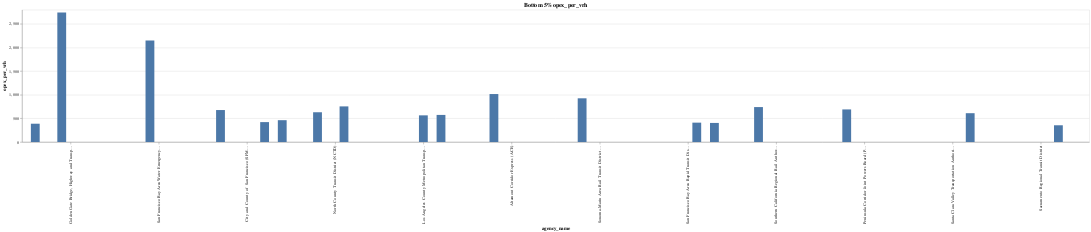
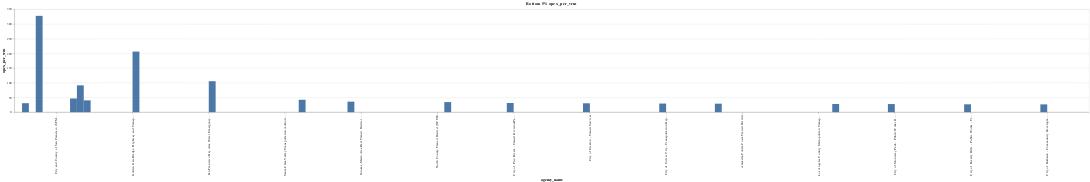
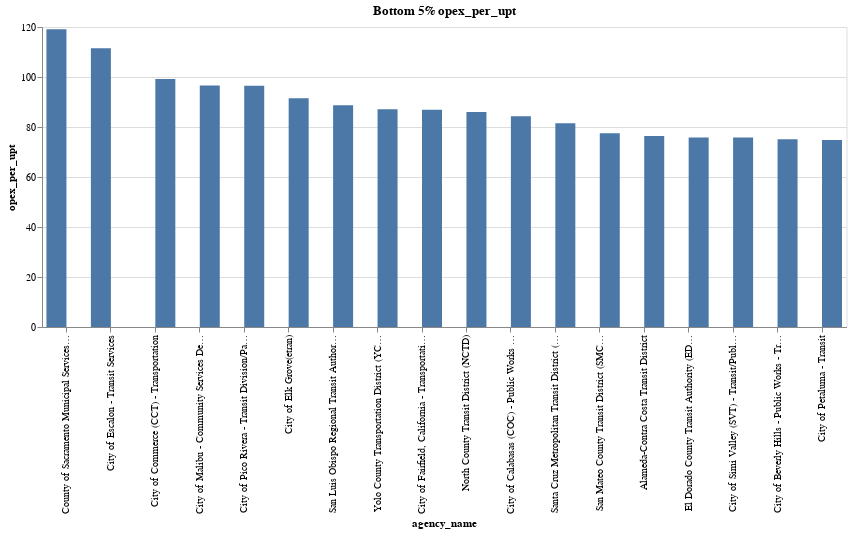

Write notebook code for charts like these, in order.
### Code cell
# loop to display cost metrics DFs
for k, v in highest_cost_metrics.items():
    print(f"\n Datset: {k}. High cost metrics are bad"),
    display(
        alt.Chart(
            v#.sort_values(by=cost_metrics[k])
        )
        .mark_bar()
        .encode(
            x=alt.X(
                "agency_name", 
                sort="-y",
                scale=alt.Scale(paddingInner=0.1, paddingOuter=0.1
            )),
            y=alt.Y(
                cost_metrics[k], 
                #stack = None
            ),
            #color= "mode",
            xOffset="mode",
            tooltip=["agency_name", "mode", cost_metrics[k]],
        ).properties(title= f"Bottom 5% {cost_metrics[k]}",width="container"),
        v[
            [
                "agency_name",
                "city",
                "mode",
                # "upt",
                "opexp_total",
                "vrm",
                "vrh",
                cost_metrics[k],
            ]
        ].sort_values(by=cost_metrics[k], ascending=False)
    )

### Figure 1 — Vega-Lite specification as saved in the notebook (floating-point values rounded to 4 significant figures)
{"config": {"view": {"continuousWidth": 300, "continuousHeight": 300}}, "data": {"name": "data-bccf7ab7a620666ef40db0a84d77610d"}, "mark": {"type": "bar"}, "encoding": {"tooltip": [{"field": "agency_name", "type": "nominal"}, {"field": "mode", "type": "nominal"}, {"field": "opex_per_vrh", "type": "quantitative"}], "x": {"field": "agency_name", "scale": {"paddingInner": 0.1, "paddingOuter": 0.1}, "sort": "-y", "type": "nominal"}, "xOffset": {"field": "mode", "type": "nominal"}, "y": {"field": "opex_per_vrh", "type": "quantitative"}}, "title": "Bottom 5% opex_per_vrh", "width": "container", "$schema": "https://vega.github.io/schema/vega-lite/v5.20.1.json", "datasets": {"data-bccf7ab7a620666ef40db0a84d77610d": [{"ntd_id": "90003", "city": "Oakland", "agency_name": "San Francisco Bay Area Rapid Transit District (BART)", "mode": "Hybrid Rail", "upt": 7104589, "vrh": 198797, "vrm": 5840831, "opexp_total": 81439438, "opex_per_vrh": 409.7, "opex_per_vrm": 13.94, "upt_per_vrh": 35.74, "upt_per_vrm": 1.22, "opex_per_upt": 11.46}, {"ntd_id": "90003", "city": "Oakland", "agency_name": "San Francisco Bay Area Rapid Transit District (BART)", "mode": "Monorail / Automated Guideway", "upt": 3369844, "vrh": 116589, "vrm": 1839575, "opexp_total": 47048789, "opex_per_vrh": 403.5, "opex_per_vrm": 25.58, "upt_per_vrh": 28.9, "upt_per_vrm": 1.83, "opex_per_upt": 13.96}, {"ntd_id": "90013", "city": "San Jose", "agency_name": "Santa Clara Valley Transportation Authority (VTA)", "mode": "Light Rail", "upt": 31843960, "vrh": 1201700, "vrm": 17360305, "opexp_total": 732564335, "opex_per_vrh": 609.6, "opex_per_vrm": 42.2, "upt_per_vrh": 26.5, "upt_per_vrm": 1.83, "opex_per_upt": 23.0}, {"ntd_id": "90015", "city": "San Francisco", "agency_name": "City and County of San Francisco (SFMTA) - Transit Division", "mode": "Cable Car", "upt": 21089173, "vrh": 551837, "vrm": 1139285, "opexp_total": 373274268, "opex_per_vrh": 676.4, "opex_per_vrm": 327.6, "upt_per_vrh": 38.22, "upt_per_vrm": 18.51, "opex_per_upt": 17.7}, {"ntd_id": "90015", "city": "San Francisco", "agency_name": "City and County of San Francisco (SFMTA) - Transit Division", "mode": "Light Rail", "upt": 177918695, "vrh": 2818225, "vrm": 25477828, "opexp_total": 1186464838, "opex_per_vrh": 421.0, "opex_per_vrm": 46.57, "upt_per_vrh": 63.13, "upt_per_vrm": 6.98, "opex_per_upt": 6.67}, {"ntd_id": "90015", "city": "San Francisco", "agency_name": "City and County of San Francisco (SFMTA) - Transit Division", "mode": "Streetcar", "upt": 25189744, "vrh": 364561, "vrm": 1845668, "opexp_total": 168319935, "opex_per_vrh": 461.7, "opex_per_vrm": 91.2, "upt_per_vrh": 69.1, "upt_per_vrm": 13.65, "opex_per_upt": 6.68}, {"ntd_id": "90016", "city": "San Francisco", "agency_name": "Golden Gate Bridge, Highway and Transportation District (GGBHTD) - Golden Gate Transit; Golden Gate Ferry", "mode": "Bus", "upt": 11546318, "vrh": 1101718, "vrm": 18914052, "opexp_total": 426554859, "opex_per_vrh": 387.2, "opex_per_vrm": 22.55, "upt_per_vrh": 10.48, "upt_per_vrm": 0.61, "opex_per_upt": 36.94}, {"ntd_id": "90016", "city": "San Francisco", "agency_name": "Golden Gate Bridge, Highway and Transportation District (GGBHTD) - Golden Gate Transit; Golden Gate Ferry", "mode": "Ferryboats", "upt": 8696753, "vrh": 71278, "vrm": 948061, "opexp_total": 195371304, "opex_per_vrh": 2741.0, "opex_per_vrm": 206.1, "upt_per_vrh": 122.0, "upt_per_vrm": 9.17, "opex_per_upt": 22.46}, {"ntd_id": "90019", "city": "Sacramento", "agency_name": "Sacramento Regional Transit District", "mode": "Light Rail", "upt": 43956473, "vrh": 1297840, "vrm": 23109296, "opexp_total": 459452176, "opex_per_vrh": 354.0, "opex_per_vrm": 19.88, "upt_per_vrh": 33.87, "upt_per_vrm": 1.9, "opex_per_upt": 10.45}, {"ntd_id": "90030", "city": "Oceanside", "agency_name": "North County Transit District (NCTD)", "mode": "Commuter Rail", "upt": 5350234, "vrh": 240157, "vrm": 7901293, "opexp_total": 151232502, "opex_per_vrh": 629.7, "opex_per_vrm": 19.14, "upt_per_vrh": 22.28, "upt_per_vrm": 0.68, "opex_per_upt": 28.27}, {"ntd_id": "90030", "city": "Oceanside", "agency_name": "North County Transit District (NCTD)", "mode": "Hybrid Rail", "upt": 11240185, "vrh": 193259, "vrm": 4242913, "opexp_total": 145663795, "opex_per_vrh": 753.7, "opex_per_vrm": 34.33, "upt_per_vrh": 58.16, "upt_per_vrm": 2.65, "opex_per_upt": 12.96}, {"ntd_id": "90134", "city": "San Carlos", "agency_name": "Peninsula Corridor Joint Powers Board (PCJPB)", "mode": "Commuter Rail", "upt": 62190398, "vrh": 1243871, "vrm": 40264769, "opexp_total": 857551415, "opex_per_vrh": 689.4, "opex_per_vrm": 21.3, "upt_per_vrh": 50.0, "upt_per_vrm": 1.54, "opex_per_upt": 13.79}, {"ntd_id": "90151", "city": "Los Angeles", "agency_name": "Southern California Regional Rail Authority (SCRRA)", "mode": "Commuter Rail", "upt": 45932098, "vrh": 1996532, "vrm": 72782609, "opexp_total": 1475810477, "opex_per_vrh": 739.2, "opex_per_vrm": 20.28, "upt_per_vrh": 23.01, "upt_per_vrm": 0.63, "opex_per_upt": 32.13}, {"ntd_id": "90154", "city": "Los Angeles", "agency_name": "Los Angeles County Metropolitan Transportation Authority (LACMTA)", "mode": "Heavy Rail", "upt": 191313453, "vrh": 1814570, "vrm": 39094419, "opexp_total": 1023656484, "opex_per_vrh": 564.1, "opex_per_vrm": 26.18, "upt_per_vrh": 105.4, "upt_per_vrm": 4.89, "opex_per_upt": 5.35}, {"ntd_id": "90154", "city": "Los Angeles", "agency_name": "Los Angeles County Metropolitan Transportation Authority (LACMTA)", "mode": "Light Rail", "upt": 258260693, "vrh": 4464909, "vrm": 91808996, "opexp_total": 2559331040, "opex_per_vrh": 573.2, "opex_per_vrm": 27.88, "upt_per_vrh": 57.84, "upt_per_vrm": 2.81, "opex_per_upt": 9.91}, {"ntd_id": "90182", "city": "Stockton", "agency_name": "Altamont Corridor Express (ACE)", "mode": "Commuter Rail", "upt": 4923384, "vrh": 141171, "vrm": 5573755, "opexp_total": 143295615, "opex_per_vrh": 1015.0, "opex_per_vrm": 25.71, "upt_per_vrh": 34.88, "upt_per_vrm": 0.88, "opex_per_upt": 29.11}, {"ntd_id": "90225", "city": "San Francisco", "agency_name": "San Francisco Bay Area Water Emergency Transportation Authority (WETA)", "mode": "Ferryboats", "upt": 11893820, "vrh": 114069, "vrm": 2324550, "opexp_total": 244756382, "opex_per_vrh": 2146.0, "opex_per_vrm": 105.3, "upt_per_vrh": 104.3, "upt_per_vrm": 5.12, "opex_per_upt": 20.58}, {"ntd_id": "90299", "city": "Petaluma", "agency_name": "Sonoma-Marin Area Rail Transit District (SMART)", "mode": "Commuter Rail", "upt": 3037255, "vrh": 176553, "vrm": 4566095, "opexp_total": 163266006, "opex_per_vrh": 924.7, "opex_per_vrm": 35.76, "upt_per_vrh": 17.2, "upt_per_vrm": 0.67, "opex_per_upt": 53.75}]}}

### Figure 2 — Vega-Lite specification as saved in the notebook (floating-point values rounded to 4 significant figures)
{"config": {"view": {"continuousWidth": 300, "continuousHeight": 300}}, "data": {"name": "data-4bb1592e948d0267b6af2593c3cb8b3d"}, "mark": {"type": "bar"}, "encoding": {"tooltip": [{"field": "agency_name", "type": "nominal"}, {"field": "mode", "type": "nominal"}, {"field": "opex_per_vrm", "type": "quantitative"}], "x": {"field": "agency_name", "scale": {"paddingInner": 0.1, "paddingOuter": 0.1}, "sort": "-y", "type": "nominal"}, "xOffset": {"field": "mode", "type": "nominal"}, "y": {"field": "opex_per_vrm", "type": "quantitative"}}, "title": "Bottom 5% opex_per_vrm", "width": "container", "$schema": "https://vega.github.io/schema/vega-lite/v5.20.1.json", "datasets": {"data-4bb1592e948d0267b6af2593c3cb8b3d": [{"ntd_id": "90013", "city": "San Jose", "agency_name": "Santa Clara Valley Transportation Authority (VTA)", "mode": "Light Rail", "upt": 31843960, "vrh": 1201700, "vrm": 17360305, "opexp_total": 732564335, "opex_per_vrh": 609.6, "opex_per_vrm": 42.2, "upt_per_vrh": 26.5, "upt_per_vrm": 1.83, "opex_per_upt": 23.0}, {"ntd_id": "90014", "city": "Oakland", "agency_name": "Alameda-Contra Costa Transit District", "mode": "Bus Rapid Transit", "upt": 10012230, "vrh": 229273, "vrm": 1981875, "opexp_total": 57224517, "opex_per_vrh": 249.6, "opex_per_vrm": 28.87, "upt_per_vrh": 43.67, "upt_per_vrm": 5.05, "opex_per_upt": 5.72}, {"ntd_id": "90015", "city": "San Francisco", "agency_name": "City and County of San Francisco (SFMTA) - Transit Division", "mode": "Bus", "upt": 475941074, "vrh": 9948289, "vrm": 77885693, "opexp_total": 2378676460, "opex_per_vrh": 239.1, "opex_per_vrm": 30.54, "upt_per_vrh": 47.84, "upt_per_vrm": 6.11, "opex_per_upt": 5.0}, {"ntd_id": "90015", "city": "San Francisco", "agency_name": "City and County of San Francisco (SFMTA) - Transit Division", "mode": "Cable Car", "upt": 21089173, "vrh": 551837, "vrm": 1139285, "opexp_total": 373274268, "opex_per_vrh": 676.4, "opex_per_vrm": 327.6, "upt_per_vrh": 38.22, "upt_per_vrm": 18.51, "opex_per_upt": 17.7}, {"ntd_id": "90015", "city": "San Francisco", "agency_name": "City and County of San Francisco (SFMTA) - Transit Division", "mode": "Light Rail", "upt": 177918695, "vrh": 2818225, "vrm": 25477828, "opexp_total": 1186464838, "opex_per_vrh": 421.0, "opex_per_vrm": 46.57, "upt_per_vrh": 63.13, "upt_per_vrm": 6.98, "opex_per_upt": 6.67}, {"ntd_id": "90015", "city": "San Francisco", "agency_name": "City and County of San Francisco (SFMTA) - Transit Division", "mode": "Streetcar", "upt": 25189744, "vrh": 364561, "vrm": 1845668, "opexp_total": 168319935, "opex_per_vrh": 461.7, "opex_per_vrm": 91.2, "upt_per_vrh": 69.1, "upt_per_vrm": 13.65, "opex_per_upt": 6.68}, {"ntd_id": "90015", "city": "San Francisco", "agency_name": "City and County of San Francisco (SFMTA) - Transit Division", "mode": "Trolleybus", "upt": 220737578, "vrh": 4379827, "vrm": 26990327, "opexp_total": 1082916887, "opex_per_vrh": 247.2, "opex_per_vrm": 40.12, "upt_per_vrh": 50.4, "upt_per_vrm": 8.18, "opex_per_upt": 4.91}, {"ntd_id": "90016", "city": "San Francisco", "agency_name": "Golden Gate Bridge, Highway and Transportation District (GGBHTD) - Golden Gate Transit; Golden Gate Ferry", "mode": "Ferryboats", "upt": 8696753, "vrh": 71278, "vrm": 948061, "opexp_total": 195371304, "opex_per_vrh": 2741.0, "opex_per_vrm": 206.1, "upt_per_vrh": 122.0, "upt_per_vrm": 9.17, "opex_per_upt": 22.46}, {"ntd_id": "90030", "city": "Oceanside", "agency_name": "North County Transit District (NCTD)", "mode": "Hybrid Rail", "upt": 11240185, "vrh": 193259, "vrm": 4242913, "opexp_total": 145663795, "opex_per_vrh": 753.7, "opex_per_vrm": 34.33, "upt_per_vrh": 58.16, "upt_per_vrm": 2.65, "opex_per_upt": 12.96}, {"ntd_id": "90039", "city": "Culver City", "agency_name": "City of Culver City - Transportation Department", "mode": "Demand Response", "upt": 30836, "vrh": 7642, "vrm": 67512, "opexp_total": 1977024, "opex_per_vrh": 258.7, "opex_per_vrm": 29.28, "upt_per_vrh": 4.04, "upt_per_vrm": 0.46, "opex_per_upt": 64.11}, {"ntd_id": "90154", "city": "Los Angeles", "agency_name": "Los Angeles County Metropolitan Transportation Authority (LACMTA)", "mode": "Light Rail", "upt": 258260693, "vrh": 4464909, "vrm": 91808996, "opexp_total": 2559331040, "opex_per_vrh": 573.2, "opex_per_vrm": 27.88, "upt_per_vrh": 57.84, "upt_per_vrm": 2.81, "opex_per_upt": 9.91}, {"ntd_id": "90225", "city": "San Francisco", "agency_name": "San Francisco Bay Area Water Emergency Transportation Authority (WETA)", "mode": "Ferryboats", "upt": 11893820, "vrh": 114069, "vrm": 2324550, "opexp_total": 244756382, "opex_per_vrh": 2146.0, "opex_per_vrm": 105.3, "upt_per_vrh": 104.3, "upt_per_vrm": 5.12, "opex_per_upt": 20.58}, {"ntd_id": "90255", "city": "Beverly Hills", "agency_name": "City of Beverly Hills - Public Works - Transportation Planning", "mode": "Demand Response", "upt": 38988, "vrh": 25669, "vrm": 109609, "opexp_total": 2926879, "opex_per_vrh": 114.0, "opex_per_vrm": 26.7, "upt_per_vrh": 1.52, "upt_per_vrm": 0.36, "opex_per_upt": 75.07}, {"ntd_id": "90256", "city": "Burbank", "agency_name": "City of Burbank - Community Development-Transportation", "mode": "Demand Response", "upt": 92850, "vrh": 24699, "vrm": 188609, "opexp_total": 4993412, "opex_per_vrh": 202.2, "opex_per_vrm": 26.47, "upt_per_vrh": 3.76, "upt_per_vrm": 0.49, "opex_per_upt": 53.78}, {"ntd_id": "90286", "city": "Montery Park", "agency_name": "City of Monterey Park - Public Works Department", "mode": "Demand Response", "upt": 47965, "vrh": 16423, "vrm": 126953, "opexp_total": 3502588, "opex_per_vrh": 213.3, "opex_per_vrm": 27.59, "upt_per_vrh": 2.92, "upt_per_vrm": 0.38, "opex_per_upt": 73.02}, {"ntd_id": "90288", "city": "Pico Rivera", "agency_name": "City of Pico Rivera - Transit Division/Parks and Recreation Department", "mode": "Demand Response", "upt": 28559, "vrh": 10848, "vrm": 88212, "opexp_total": 2757428, "opex_per_vrh": 254.2, "opex_per_vrm": 31.26, "upt_per_vrh": 2.63, "upt_per_vrm": 0.32, "opex_per_upt": 96.55}, {"ntd_id": "90299", "city": "Petaluma", "agency_name": "Sonoma-Marin Area Rail Transit District (SMART)", "mode": "Commuter Rail", "upt": 3037255, "vrh": 176553, "vrm": 4566095, "opexp_total": 163266006, "opex_per_vrh": 924.7, "opex_per_vrm": 35.76, "upt_per_vrh": 17.2, "upt_per_vrm": 0.67, "opex_per_upt": 53.75}, {"ntd_id": "91078", "city": "Escalon", "agency_name": "City of Escalon - Transit Services", "mode": "Demand Response", "upt": 6534, "vrh": 2806, "vrm": 13752, "opexp_total": 415131, "opex_per_vrh": 147.9, "opex_per_vrm": 30.19, "upt_per_vrh": 2.33, "upt_per_vrm": 0.48, "opex_per_upt": 63.53}]}}

### Figure 3 — Vega-Lite specification as saved in the notebook (floating-point values rounded to 4 significant figures)
{"config": {"view": {"continuousWidth": 300, "continuousHeight": 300}}, "data": {"name": "data-46884bb62f53ed96dab49d2440edb729"}, "mark": {"type": "bar"}, "encoding": {"tooltip": [{"field": "agency_name", "type": "nominal"}, {"field": "mode", "type": "nominal"}, {"field": "opex_per_upt", "type": "quantitative"}], "x": {"field": "agency_name", "scale": {"paddingInner": 0.1, "paddingOuter": 0.1}, "sort": "-y", "type": "nominal"}, "xOffset": {"field": "mode", "type": "nominal"}, "y": {"field": "opex_per_upt", "type": "quantitative"}}, "title": "Bottom 5% opex_per_upt", "width": "container", "$schema": "https://vega.github.io/schema/vega-lite/v5.20.1.json", "datasets": {"data-46884bb62f53ed96dab49d2440edb729": [{"ntd_id": "90006", "city": "Santa Cruz", "agency_name": "Santa Cruz Metropolitan Transit District (SCMTD)", "mode": "Demand Response", "upt": 383143, "vrh": 218086, "vrm": 2311554, "opexp_total": 31232200, "opex_per_vrh": 143.2, "opex_per_vrm": 13.51, "upt_per_vrh": 1.76, "upt_per_vrm": 0.17, "opex_per_upt": 81.52}, {"ntd_id": "90009", "city": "San Carlos", "agency_name": "San Mateo County Transit District (SMCTD)", "mode": "Demand Response", "upt": 1260450, "vrh": 758661, "vrm": 10545733, "opexp_total": 97708423, "opex_per_vrh": 128.8, "opex_per_vrm": 9.27, "upt_per_vrh": 1.66, "upt_per_vrm": 0.12, "opex_per_upt": 77.52}, {"ntd_id": "90014", "city": "Oakland", "agency_name": "Alameda-Contra Costa Transit District", "mode": "Demand Response", "upt": 3044650, "vrh": 1937111, "vrm": 27104229, "opexp_total": 232736037, "opex_per_vrh": 120.2, "opex_per_vrm": 8.59, "upt_per_vrh": 1.57, "upt_per_vrm": 0.11, "opex_per_upt": 76.44}, {"ntd_id": "90030", "city": "Oceanside", "agency_name": "North County Transit District (NCTD)", "mode": "Demand Response", "upt": 696420, "vrh": 402386, "vrm": 6830189, "opexp_total": 59885103, "opex_per_vrh": 148.8, "opex_per_vrm": 8.77, "upt_per_vrh": 1.73, "upt_per_vrm": 0.1, "opex_per_upt": 85.99}, {"ntd_id": "90043", "city": "Commerce", "agency_name": "City of Commerce (CCT) - Transportation", "mode": "Demand Response", "upt": 52374, "vrh": 37970, "vrm": 391408, "opexp_total": 5193408, "opex_per_vrh": 136.8, "opex_per_vrm": 13.27, "upt_per_vrh": 1.38, "upt_per_vrm": 0.13, "opex_per_upt": 99.16}, {"ntd_id": "90050", "city": "Simi Valley", "agency_name": "City of Simi Valley (SVT) - Transit/Public Works", "mode": "Demand Response", "upt": 210294, "vrh": 70669, "vrm": 746932, "opexp_total": 15932896, "opex_per_vrh": 225.5, "opex_per_vrm": 21.33, "upt_per_vrh": 2.98, "upt_per_vrm": 0.28, "opex_per_upt": 75.76}, {"ntd_id": "90090", "city": "Woodland", "agency_name": "Yolo County Transportation District (YCTD)", "mode": "Demand Response", "upt": 144189, "vrh": 104691, "vrm": 1851119, "opexp_total": 12558635, "opex_per_vrh": 120.0, "opex_per_vrm": 6.78, "upt_per_vrh": 1.38, "upt_per_vrm": 0.08, "opex_per_upt": 87.1}, {"ntd_id": "90092", "city": "Fairfield", "agency_name": "City of Fairfield, California - Transportation Division/Public Works Department", "mode": "Demand Response", "upt": 88991, "vrh": 50909, "vrm": 779472, "opexp_total": 7733564, "opex_per_vrh": 151.9, "opex_per_vrm": 9.92, "upt_per_vrh": 1.75, "upt_per_vrm": 0.11, "opex_per_upt": 86.9}, {"ntd_id": "90205", "city": "Elk Grove", "agency_name": "City of Elk Grove(etran)", "mode": "Demand Response", "upt": 65813, "vrh": 45410, "vrm": 501492, "opexp_total": 6020046, "opex_per_vrh": 132.6, "opex_per_vrm": 12.0, "upt_per_vrh": 1.45, "upt_per_vrm": 0.13, "opex_per_upt": 91.47}, {"ntd_id": "90206", "city": "San Luis Obispo", "agency_name": "San Luis Obispo Regional Transit Authority (SLORTA)", "mode": "Demand Response", "upt": 250451, "vrh": 154069, "vrm": 2246041, "opexp_total": 22220249, "opex_per_vrh": 144.2, "opex_per_vrm": 9.89, "upt_per_vrh": 1.63, "upt_per_vrm": 0.11, "opex_per_upt": 88.72}, {"ntd_id": "90213", "city": "Petaluma", "agency_name": "City of Petaluma - Transit", "mode": "Demand Response", "upt": 69687, "vrh": 38203, "vrm": 284948, "opexp_total": 5209954, "opex_per_vrh": 136.4, "opex_per_vrm": 18.28, "upt_per_vrh": 1.82, "upt_per_vrm": 0.24, "opex_per_upt": 74.76}, {"ntd_id": "90216", "city": "Sacramento", "agency_name": "County of Sacramento Municipal Services Agency (SCT Link) - Department of Transportation", "mode": "Bus", "upt": 17738, "vrh": 12525, "vrm": 386861, "opexp_total": 2111992, "opex_per_vrh": 168.6, "opex_per_vrm": 5.46, "upt_per_vrh": 1.42, "upt_per_vrm": 0.05, "opex_per_upt": 119.1}, {"ntd_id": "90229", "city": "Diamond Springs", "agency_name": "El Dorado County Transit Authority (EDCTA)", "mode": "Demand Response", "upt": 153887, "vrh": 68917, "vrm": 1340195, "opexp_total": 11660310, "opex_per_vrh": 169.2, "opex_per_vrm": 8.7, "upt_per_vrh": 2.23, "upt_per_vrm": 0.11, "opex_per_upt": 75.77}, {"ntd_id": "90255", "city": "Beverly Hills", "agency_name": "City of Beverly Hills - Public Works - Transportation Planning", "mode": "Demand Response", "upt": 38988, "vrh": 25669, "vrm": 109609, "opexp_total": 2926879, "opex_per_vrh": 114.0, "opex_per_vrm": 26.7, "upt_per_vrh": 1.52, "upt_per_vrm": 0.36, "opex_per_upt": 75.07}, {"ntd_id": "90257", "city": "Calabasas", "agency_name": "City of Calabasas (COC) - Public Works Department / Transportation/Transit Division", "mode": "Demand Response", "upt": 14523, "vrh": 23530, "vrm": 72173, "opexp_total": 1224003, "opex_per_vrh": 52.02, "opex_per_vrm": 16.96, "upt_per_vrh": 0.62, "upt_per_vrm": 0.2, "opex_per_upt": 84.28}, {"ntd_id": "90282", "city": "Malibu", "agency_name": "City of Malibu - Community Services Department", "mode": "Demand Response", "upt": 3646, "vrh": 1717, "vrm": 33085, "opexp_total": 352215, "opex_per_vrh": 205.1, "opex_per_vrm": 10.65, "upt_per_vrh": 2.12, "upt_per_vrm": 0.11, "opex_per_upt": 96.6}, {"ntd_id": "90288", "city": "Pico Rivera", "agency_name": "City of Pico Rivera - Transit Division/Parks and Recreation Department", "mode": "Demand Response", "upt": 28559, "vrh": 10848, "vrm": 88212, "opexp_total": 2757428, "opex_per_vrh": 254.2, "opex_per_vrm": 31.26, "upt_per_vrh": 2.63, "upt_per_vrm": 0.32, "opex_per_upt": 96.55}, {"ntd_id": "91078", "city": "Escalon", "agency_name": "City of Escalon - Transit Services", "mode": "Bus", "upt": 5039, "vrh": 4537, "vrm": 108377, "opexp_total": 561996, "opex_per_vrh": 123.9, "opex_per_vrm": 5.19, "upt_per_vrh": 1.11, "upt_per_vrm": 0.05, "opex_per_upt": 111.5}]}}
